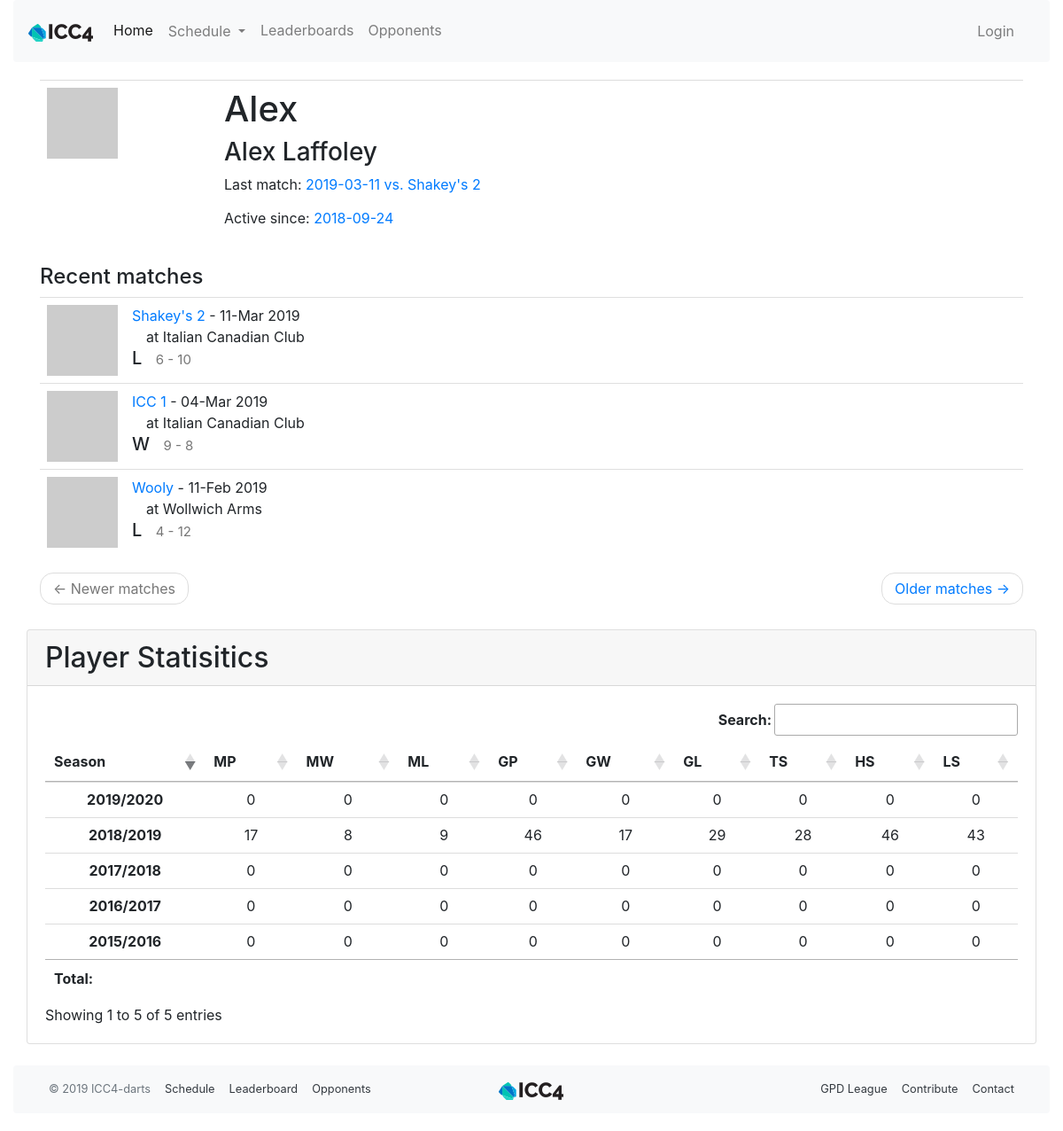
/player/Alex, run on the app's committed database.
### app/models.py (models this page shows, shortened)
class Player(db.Model):
    id = db.Column(db.Integer, primary_key=True)
    nickname = db.Column(db.String(64), index=True, unique=True)
    first_name = db.Column(db.String(64), index=True)
    last_name = db.Column(db.String(64), index=True)
    tagline = db.Column(db.String(64))
    is_active = db.Column(db.Boolean, index=True, default=True)
    games = association_proxy('games_association', 'game')
    last_match_id = db.Column(db.Integer, db.ForeignKey('match.id'))
    last_match = db.relationship('Match', foreign_keys=[last_match_id])
    first_match_id = db.Column(db.Integer, db.ForeignKey('match.id'))
    first_match = db.relationship('Match', foreign_keys=[first_match_id])
    high_scores = db.relationship('HighScore', back_populates='player', lazy='dynamic')
    low_scores = db.relationship('LowScore', back_populates='player', lazy='dynamic')
    user_id = db.Column(db.Integer, db.ForeignKey('user.id'))
    user = db.relationship('User', back_populates='player')
    checked_matches = association_proxy('checked_matches_association', 'match')
    def avatar(self, size):
        if self.user:
            return self.user.avatar(size)
        else:
            digest = md5(self.nickname.lower().encode('utf-8')).hexdigest()
        return 'https://www.gravatar.com/avatar/{}?d=robohash&s={}'.format(
            digest, size)

class Match(db.Model):
    id = db.Column(db.Integer, primary_key=True)
    opponent_id = db.Column(db.Integer, db. ForeignKey('team.id'))
    opponent = db.relationship('Team', back_populates='matches')
    date = db.Column(db.Date, index=True, default=date.today())
    location = db.Column(db.String(64))
    home_away = db.Column(db.String(32), index=True)
    match_type = db.Column(db.String(32), index=True)
    games = db.relationship('Game', back_populates='match', lazy='dynamic')
    team_score = db.Column(db.Integer, index=True)
    opponent_score = db.Column(db.Integer, index=True)
    win = db.Column(db.Boolean, index=True, default=None)
    overtime = db.Column(db.Boolean, index=True, default=False)
    match_summary = db.Column(db.String(512))
    food = db.Column(db.String(128))
    season_id = db.Column(db.Integer, db. ForeignKey('season.id'))
    season = db.relationship('Season', back_populates='matches')
    match_stats = db.relationship('MatchStats', uselist=False, back_populates='match')
    high_scores = db.relationship('HighScore', back_populates='match', lazy='dynamic')
    low_scores = db.relationship('LowScore', back_populates='match', lazy='dynamic')
    checked_players = association_proxy('checked_players_association', 'player')
    reminder_email_sent = db.Column(db.Date)

class Team(db.Model):
    id = db.Column(db.Integer, primary_key=True)
    name = db.Column(db.String(64), index=True, unique=True)
    home_location = db.Column(db.String(64), index=True)
    address = db.Column(db.String(128), index=True)
    matches = db.relationship('Match', back_populates='opponent', lazy='dynamic')
    def avatar(self, size):
        digest = md5(self.name.lower().encode('utf-8')).hexdigest()
        return 'https://www.gravatar.com/avatar/{}?d=wavatar&s={}'.format(
            digest, size)

class PlayerSeasonStats(db.Model):
    id = db.Column(db.Integer, primary_key=True)
    player_id = db.Column(db.Integer, db. ForeignKey('player.id'))
    player = db.relationship('Player')
    season_id = db.Column(db.Integer, db. ForeignKey('season.id'))
    season = db.relationship('Season')
    matches_played = db.Column(db.Integer)
    matches_won = db.Column(db.Integer)
    matches_lost = db.Column(db.Integer)
    games_played = db.Column(db.Integer)
    games_won = db.Column(db.Integer)
    games_lost = db.Column(db.Integer)
    total_stars = db.Column(db.Integer)
    total_high_scores = db.Column(db.Integer)
    total_low_scores = db.Column(db.Integer)

class Season(db.Model):
    id = db.Column(db.Integer, primary_key=True)
    season_name = db.Column(db.String(64), index=True, unique=True)
    start_date = db.Column(db.Date, index=True)
    end_date = db.Column(db.Date, index=True)
    matches = db.relationship('Match', back_populates='season', lazy='dynamic')

### app/main/routes.py (the view)
@bp.route('/player/<nickname>',  methods=['GET', 'POST'])
def player(nickname):
    player = Player.query.filter_by(nickname=nickname).first_or_404()
    seasons = PlayerSeasonStats.query.filter_by(player_id=player.id).join(Season).order_by(Season.start_date).all()
    page = request.args.get('page', 1, type=int)
    matches = Match.query.join(Game).join(PlayerGame).filter_by(player_id=player.id).order_by(Match.date.desc()).distinct().paginate(
        page, current_app.config['MATCH_PER_PAGE'], False)
    next_url = url_for('main.player', nickname=player.nickname, page=matches.next_num) \
        if matches.has_next else None
    prev_url = url_for('main.player', nickname=player.nickname, page=matches.prev_num) \
        if matches.has_prev else None
    return render_template('player.html', next_url=next_url, prev_url=prev_url,
            player=player, matches=matches.items, seasons=seasons)

### app/main/routes.py (called while the page is built)
@bp.before_request
def before_request():
    g.all_seasons = Season.query.order_by(Season.start_date.desc()).all()

### app/templates/player.html (shortened to what this page needs)
{% extends "base.html" %}
{% import 'bootstrap/wtf.html' as wtf %}
{% block app_content %}
<div class="container">
  <table class="table">
    <tr>
      <td style="width: 200px"><img src="{{ player.avatar(256) }}" class="img-fluid"></td>
      <td>
        <h1>{{ player.nickname }}</h1>
        <h3>{{ player.first_name }} {{ player.last_name }}</h3>
        {% if player.last_match %}<p>Last match: <a href="{{ url_for('main.match',id=player.last_match_id) }}">{{ player.last_match.date.strftime('%Y-%m-%d') }} vs. {{ player.last_match.opponent.name }}</a></p>{% endif %}
        {% if player.first_match %}<p>Active since: <a href="{{ url_for('main.match',id=player.first_match_id) }}">{{ player.first_match.date.strftime('%Y-%m-%d') }}</a></p>{% endif %}
      </td>
    </tr>
  </table>
  <h4>Recent matches</h4>
  {% for match in matches %}
    {% include '_match.html' %}
  {% endfor %}
  <nav aria-label="...">
    <ul class="pager">
      <li class="previous{% if not prev_url %} disabled{% endif %}">
        <a href="{{ prev_url or '#' }}">
          <span aria-hidden="true">&larr;</span> Newer matches
        </a>
      </li>
      <li class="next{% if not next_url %} disabled{% endif %}">
        <a href="{{ next_url or '#' }}">
          Older matches <span aria-hidden="true">&rarr;</span>
        </a>
      </li>
    </ul>
  </nav>
</div>
<div class="col-12 mt-2 mx-auto">
  <div class="card h-100">
    <h2 class="card-header">Player Statisitics</h2>
    <div class="card-body table-responsive">
      <table id="pStats" class="table table-hover text-center">
        <thead>
          <tr>
            <th scope="col">Season</th>
            <th scope="col" data-toggle="tooltip" data-placement="top" title="Matches played">MP</th>
            <th scope="col" data-toggle="tooltip" data-placement="top" title="Match wins">MW</th>
            <th scope="col" data-toggle="tooltip" data-placement="top" title="Match losses">ML</th>
            <th scope="col" data-toggle="tooltip" data-placement="top" title="Games played">GP</th>
            <th scope="col" data-toggle="tooltip" data-placement="top" title="Game wins">GW</th>
            <th scope="col" data-toggle="tooltip" data-placement="top" title="Game losses">GL</th>
            <th scope="col" data-toggle="tooltip" data-placement="top" title="Total Stars">TS</th>
            <th scope="col" data-toggle="tooltip" data-placement="top" title="Total High Scores">HS</th>
            <th scope="col" data-toggle="tooltip" data-placement="top" title="Total Low Score">LS</th>
        </thead>
        <tbody>
          {% for season in seasons %}
          <tr>
            <th scope="row">{{ season.season.season_name }}</th>
            <td>{{ season.matches_played }}</td>
            <td>{{ season.matches_won }}</td>
            <td>{{ season.matches_lost }}</td>
            <td>{{ season.games_played }}</td>
            <td>{{ season.games_won }}</td>
            <td>{{ season.games_lost }}</td>
            <td>{{ season.total_stars }}</td>
            <td>{{ season.total_high_scores }}</td>
            <td>{{ season.total_low_scores }}</td>
          </tr>
          {% endfor %}
        </tbody>
        <tfoot>
          <tr class="font-weight-bold">
            <td>Total:</td>
            <td></td>
            <td></td>
            <td></td>
            <td></td>
            <td></td>
            <td></td>
            <td></td>
            <td></td>
            <td></td>
          </tr>
        </tfoot>
      </table>
    </div>
  </div>
</div>
{% endblock %}

### app/templates/_match.html (shortened to what this page needs)
<div class="match-card">
    <div class="team-avatar">
        <img src="{{ match.opponent.avatar(70) }}">
    </div>
    <div class="team-info">
        <a href="{{ url_for('main.opponent', id=match.opponent_id) }}">
            {{ match.opponent.name }}
        </a>
        - {{ match.date.strftime('%d-%b %Y') }}
        <br>
        {% if match.home_away == 'away' %}
        &emsp;at {{ match.opponent.home_location }}
        {% else %}
        &emsp;at Italian Canadian Club
        {% endif %}
        {% if match.win != None %}
        <h5>{% if match.win == True %}W{% else %}L{% endif %}&ensp;
            <small>{{ match.team_score }} - {{ match.opponent_score }}</small>
        </h5>
        {% else %}
        <h5>&ensp;</h5>
        {% endif %}
    </div>
</div>

### app/static/css/main.css (style rules this page uses)
html { font-size: 100%; }
.match-card { border-top: 1px solid rgba(0,0,0,.125); text-decoration: none; display: block; position:relative; }
.team-avatar { display: inline-block; float: left; padding: 8px; }
.team-info { display:inline-block; padding: 8px; z-index: 2; position:relative; }

### data on the page
Player: nickname "Alex", first_name "Alex", last_name "Laffoley"
Match: last_match "2019-03-11", opponent.name "Shakey's 2", date "11-Mar 2019", home_away "at Italian Canadian Club", win "L", team_score "6", opponent_score "10"
Team: last_match.opponent.name "Shakey's 2"
Match: first_match "2018-09-24"
Match: opponent.name "ICC 1", date "04-Mar 2019", opponent.home_location "Italian Canadian Club", win "W", team_score "9", opponent_score "8"
Match: opponent.name "Wooly", date "11-Feb 2019", opponent.home_location "Wollwich Arms", win "L", team_score "4", opponent_score "12"
PlayerSeasonStats: season.season_name "2015/2016", matches_played "0", matches_won "0", matches_lost "0", games_played "0", games_won "0", games_lost "0", total_stars "0", total_high_scores "0", total_low_scores "0"
PlayerSeasonStats: season.season_name "2016/2017", matches_played "0", matches_won "0", matches_lost "0", games_played "0", games_won "0", games_lost "0", total_stars "0", total_high_scores "0", total_low_scores "0"
PlayerSeasonStats: season.season_name "2017/2018", matches_played "0", matches_won "0", matches_lost "0", games_played "0", games_won "0", games_lost "0", total_stars "0", total_high_scores "0", total_low_scores "0"
PlayerSeasonStats: season.season_name "2018/2019", matches_played "17", matches_won "8", matches_lost "9", games_played "46", games_won "17", games_lost "29", total_stars "28", total_high_scores "46", total_low_scores "43"
PlayerSeasonStats: season.season_name "2019/2020", matches_played "0", matches_won "0", matches_lost "0", games_played "0", games_won "0", games_lost "0", total_stars "0", total_high_scores "0", total_low_scores "0"
